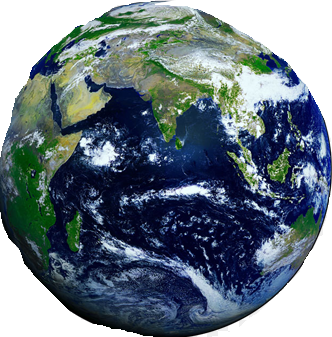
#> input picture images/earth.png, 332 x 337 px
$ python orbit_sim.py
#> lines starting #> are read from the running program, lines starting #| are printed output that depends on the picture
import matplotlib.pyplot as plt
import matplotlib.image as mpimg
import numpy as np
import os


def _draw_satellite(ax, x, y, color="#22d3ee"):
    """Draws one satellite icon (glow + body + panels + antenna) at (x, y)."""

    # Glow
    ax.scatter(x, y, s=450, color=color, alpha=0.15, zorder=5)

    # --- Satellite Body (two-tone for depth) ---
    body_back = plt.Rectangle(
        (x - 0.09, y - 0.065), 0.18, 0.13,
        color="#94a3b8", ec="white", linewidth=1.3, zorder=7
    )
    ax.add_patch(body_back)

    body_front = plt.Rectangle(
        (x - 0.09, y - 0.005), 0.18, 0.07,
        color="#e2e8f0", linewidth=0, zorder=8
    )
    ax.add_patch(body_front)

    # small blinking status light
    status_light = plt.Circle((x + 0.07, y + 0.05), 0.012, color="#f87171", zorder=9)
    ax.add_patch(status_light)

    # --- Solar Panels (with cell grid lines) ---
    PANEL_W = 0.22
    PANEL_H = 0.09
    PANEL_GAP = 0.035

    for side in (-1, 1):
        panel_x = x + side * (0.09 + PANEL_GAP) + (0 if side == 1 else -PANEL_W)

        panel = plt.Rectangle(
            (panel_x, y - 0.045), PANEL_W, PANEL_H,
            facecolor="#1e3a8a", edgecolor="#93c5fd", linewidth=1.2, zorder=6
        )
        ax.add_patch(panel)

        n_cells = 4
        for c in range(1, n_cells):
            cell_x = panel_x + (PANEL_W / n_cells) * c
            ax.plot(
                [cell_x, cell_x], [y - 0.045, y - 0.045 + PANEL_H],
                color="#93c5fd", linewidth=0.6, alpha=0.6, zorder=6
            )

    # --- Antenna ---
    ax.plot([x, x], [y - 0.065, y - 0.17], color="white", linewidth=1.4, zorder=7)

    dish = plt.Circle((x, y - 0.19), 0.022, color="gold", ec="#fde68a", linewidth=0.8, zorder=8)
    ax.add_patch(dish)


def draw_earth_and_orbit(satellites, moon_angle=0):
    """
    satellites: list of dicts, one per satellite, each shaped like:
        {
            "label": "LEO",
            "angle": 123.4,          # degrees
            "radius": 1.8,           # orbit radius on the plot
            "color": "#22d3ee",      # marker / orbit-path / trail color
            "trail": [(x, y), ...],  # optional, oldest -> newest, current pos NOT included
            "focused": True          # optional, draws a highlight ring if True
        }
    moon_angle: current angle (degrees) of the Moon along its own orbit.
    """
#> called with moon_angle = 30

    fig, ax = plt.subplots(figsize=(7, 7))

    # -------------------------
    # SPACE BACKGROUND
    # -------------------------

    fig.patch.set_facecolor("#020617")
    ax.set_facecolor("#020617")

    # -------------------------
    # STAR FIELD
    # -------------------------

    np.random.seed(10)

    stars_x = np.random.uniform(-3.5, 3.5, 200)
    stars_y = np.random.uniform(-3.5, 3.5, 200)

    ax.scatter(stars_x, stars_y, color="white", s=5, alpha=0.8, zorder=1)

    # -------------------------
    # EARTH ATMOSPHERE GLOW
    # -------------------------

    atmosphere = plt.Circle((0, 0), 1.15, color="#22d3ee", alpha=0.18, zorder=2)
    ax.add_patch(atmosphere)

    # -------------------------
    # EARTH IMAGE
    # -------------------------

    image_path = os.path.join("images", "earth.png")

    if os.path.exists(image_path):
        earth_img = mpimg.imread(image_path)
#> earth_img is the input picture: shape (337, 332, 4) float32; mean R, G, B, A 0.204, 0.258, 0.297, 0.78
        ax.imshow(earth_img, extent=(-1, 1, -1, 1), zorder=3)
    else:
        earth = plt.Circle((0, 0), 1, color="#1e90ff", ec="#7dd3fc", linewidth=2, zorder=3)
        ax.add_patch(earth)
        ax.text(0, 0, "\U0001F30D", fontsize=35, ha="center", va="center", zorder=4)

    # -------------------------
    # DAY / NIGHT SHADING (3D look)
    # -------------------------

    SUN_DIRECTION = 0  # degrees; the lit side faces this direction

    night_start = SUN_DIRECTION + 90
    night_end = SUN_DIRECTION + 270

    night_side = plt.matplotlib.patches.Wedge(
        (0, 0), 1.0, night_start, night_end,
        facecolor="black", alpha=0.45, zorder=4, linewidth=0
    )
    ax.add_patch(night_side)

    terminator_glow = plt.matplotlib.patches.Wedge(
        (0, 0), 1.0, night_start - 6, night_start + 6,
        facecolor="black", alpha=0.15, zorder=4, linewidth=0
    )
    ax.add_patch(terminator_glow)

    # -------------------------
    # ORBIT PATHS (one dashed ring per satellite radius)
    # -------------------------

    drawn_radii = set()
    for sat in satellites:
        r = sat["radius"]
        if r in drawn_radii:
            continue
        drawn_radii.add(r)

        orbit = plt.Circle(
            (0, 0), r, fill=False,
            color=sat.get("color", "#22d3ee"),
            linewidth=2, linestyle="--", alpha=0.5, zorder=4
        )
        ax.add_patch(orbit)

    # -------------------------
    # MOON ORBIT + MOON
    # -------------------------

    MOON_ORBIT_RADIUS = 3.1  # sits outside all satellite orbits (LEO/MEO/GEO)

    moon_orbit = plt.Circle(
        (0, 0), MOON_ORBIT_RADIUS, fill=False,
        color="gray", linewidth=1, linestyle=":", alpha=0.4, zorder=2
    )
    ax.add_patch(moon_orbit)

    moon_theta = np.deg2rad(moon_angle)
    moon_x = MOON_ORBIT_RADIUS * np.cos(moon_theta)
    moon_y = MOON_ORBIT_RADIUS * np.sin(moon_theta)

    ax.scatter(moon_x, moon_y, s=300, color="#d1d5db", alpha=0.15, zorder=3)

    moon = plt.Circle((moon_x, moon_y), 0.12, color="#cbd5e1", ec="#94a3b8", linewidth=1, zorder=4)
    ax.add_patch(moon)

    # -------------------------
    # GROUND STATION
    # -------------------------

    GROUND_STATION_ANGLE = -60  # fixed point on Earth's surface (degrees)

    gs_theta = np.deg2rad(GROUND_STATION_ANGLE)
    gs_x = 1.0 * np.cos(gs_theta)
    gs_y = 1.0 * np.sin(gs_theta)

    ax.scatter(gs_x, gs_y, s=150, color="#facc15", alpha=0.2, zorder=5)
    ax.scatter(gs_x, gs_y, s=60, color="#facc15", marker="^", edgecolors="white", linewidth=1, zorder=6)

    station_unit = np.array([gs_x, gs_y]) / np.linalg.norm([gs_x, gs_y])

    # -------------------------
    # PER-SATELLITE: trail, communication link, icon, label
    # -------------------------

    for sat in satellites:

        angle = sat["angle"]
        radius = sat["radius"]
        color = sat.get("color", "#22d3ee")
        label = sat.get("label", "")
        trail = sat.get("trail")
        focused = sat.get("focused", False)

        theta = np.deg2rad(angle)
        x = radius * np.cos(theta)
        y = radius * np.sin(theta)

        # --- Orbit trail (fading comet tail) ---
        if trail:
            n = len(trail)
            for i, (tx, ty) in enumerate(trail):
                progress = (i + 1) / n
                ax.scatter(
                    tx, ty, s=60 * progress, color=color,
                    alpha=0.15 + 0.55 * progress, zorder=5, edgecolors="none"
                )

        # --- Communication link (only when on the visible side of Earth) ---
        satellite_unit = np.array([x, y]) / np.linalg.norm([x, y])
        visibility = np.dot(station_unit, satellite_unit)

        if visibility > 0:
            ax.plot(
                [gs_x, x], [gs_y, y],
                color="#4ade80", linewidth=1.2, linestyle=(0, (2, 3)),
                alpha=0.4 + 0.6 * visibility, zorder=5
            )

        # --- Focus highlight ring (shows which satellite the telemetry panel is watching) ---
        if focused:
            highlight = plt.Circle(
                (x, y), 0.28, fill=False, color="white",
                linewidth=1.2, alpha=0.6, zorder=6
            )
            ax.add_patch(highlight)

        # --- Satellite icon ---
        _draw_satellite(ax, x, y, color=color)

        # --- Label ---
        if label:
            ax.text(
                x, y + 0.28, label, fontsize=9, color=color,
                ha="center", va="bottom", fontweight="bold", zorder=9
            )

    # -------------------------
    # GRAPH SETTINGS
    # -------------------------

    ax.set_xlim(-3.5, 3.5)
    ax.set_ylim(-3.5, 3.5)
    ax.set_aspect("equal")
    ax.axis("off")

    ax.set_title("ORBITVISION | SPACE SIMULATION", fontsize=16, color="white", fontweight="bold")

    return fig


if __name__ == "__main__":
    fig = draw_earth_and_orbit(
        satellites=[
            {"label": "LEO", "angle": 45, "radius": 1.8, "color": "#22d3ee", "focused": True},
            {"label": "MEO", "angle": 120, "radius": 2.3, "color": "#facc15"},
            {"label": "GEO", "angle": 200, "radius": 2.8, "color": "#a78bfa"},
        ],
        moon_angle=30
    )
    fig.savefig("orbit_test.png", dpi=150, facecolor=fig.get_facecolor())
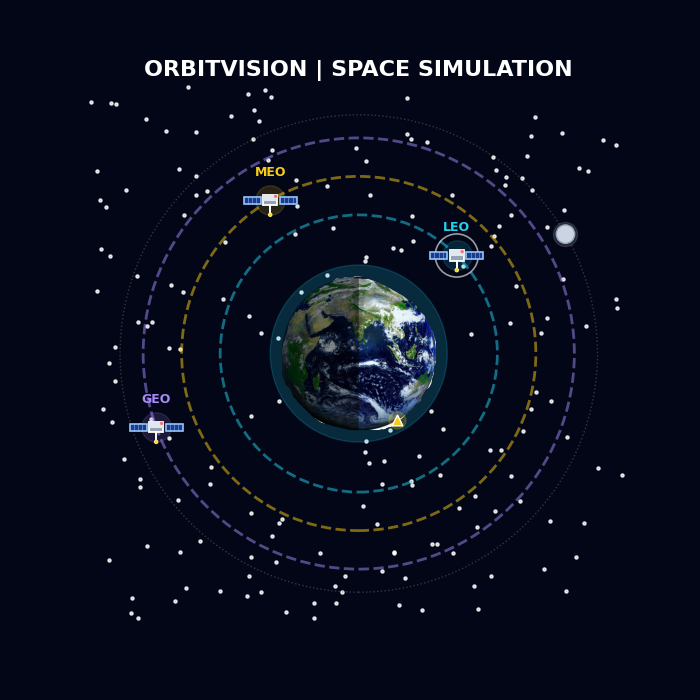
#> figure drawn by matplotlib, 1 panel
    print("Saved orbit_test.png")
